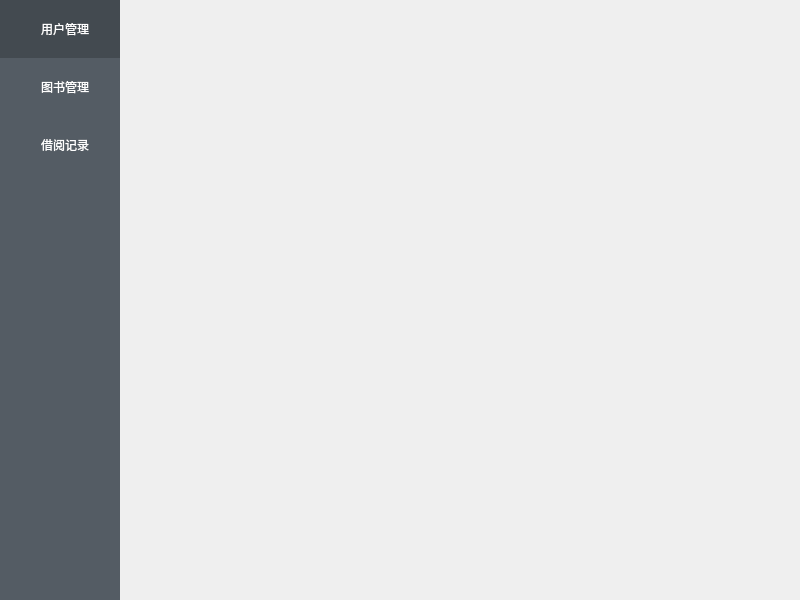
<?xml version="1.0" encoding="UTF-8"?>
<ui version="4.0">
 <class>Cell_Main</class>
 <widget class="QMainWindow" name="Cell_Main">
  <property name="geometry">
   <rect>
    <x>0</x>
    <y>0</y>
    <width>800</width>
    <height>600</height>
   </rect>
  </property>
  <property name="windowTitle">
   <string>QT图书管理系统</string>
  </property>
  <property name="styleSheet">
   <string notr="true">QPushButton[name = &quot;btn&quot;]{border-radius:4px;background: #409eff; color:white;font -size:14px;min-height: 28px; min-width: 76px;padding:4px}

QLabel[name=&quot;title&quot;]{font:30px '黑体';}
QLabel[name=&quot;lb&quot;]{font:14px '楷体';}
QLineEdit[name = &quot;le&quot;]{border-radius:4px;min-height:28px;min-width:280px; max-width :280px; border:1px solid black}
</string>
  </property>
  <widget class="QWidget" name="centralwidget">
   <property name="styleSheet">
    <string notr="true">QWidget#tool{background-color: rgb(84,92,100);}
QWidget#tool QToolButton{border:none; background-color: rgb(84,92,100); color: white;min-height:55px; font:14px ‘黑体’; padding-left:10px}
QWidget#tool QToolButton:checked{background:rgb(67,74,80);}
</string>
   </property>
   <layout class="QGridLayout" name="gridLayout">
    <property name="leftMargin">
     <number>0</number>
    </property>
    <property name="topMargin">
     <number>0</number>
    </property>
    <property name="rightMargin">
     <number>0</number>
    </property>
    <property name="bottomMargin">
     <number>0</number>
    </property>
    <property name="spacing">
     <number>0</number>
    </property>
    <item row="0" column="1">
     <widget class="QStackedWidget" name="stackedWidget"/>
    </item>
    <item row="0" column="0">
     <widget class="QWidget" name="tool" native="true">
      <property name="minimumSize">
       <size>
        <width>120</width>
        <height>0</height>
       </size>
      </property>
      <layout class="QVBoxLayout" name="verticalLayout">
       <property name="spacing">
        <number>0</number>
       </property>
       <property name="leftMargin">
        <number>0</number>
       </property>
       <property name="topMargin">
        <number>0</number>
       </property>
       <property name="rightMargin">
        <number>0</number>
       </property>
       <property name="bottomMargin">
        <number>0</number>
       </property>
       <item>
        <widget class="QToolButton" name="btn_user">
         <property name="sizePolicy">
          <sizepolicy hsizetype="Preferred" vsizetype="Fixed">
           <horstretch>0</horstretch>
           <verstretch>0</verstretch>
          </sizepolicy>
         </property>
         <property name="maximumSize">
          <size>
           <width>120</width>
           <height>16777215</height>
          </size>
         </property>
         <property name="text">
          <string>用户管理</string>
         </property>
         <property name="icon">
          <iconset resource="../res/res.qrc">
           <normaloff>:/ic_badge1.svg</normaloff>:/ic_badge1.svg</iconset>
         </property>
         <property name="checkable">
          <bool>true</bool>
         </property>
         <property name="checked">
          <bool>true</bool>
         </property>
         <property name="toolButtonStyle">
          <enum>Qt::ToolButtonTextBesideIcon</enum>
         </property>
         <attribute name="buttonGroup">
          <string notr="true">buttonGroup</string>
         </attribute>
        </widget>
       </item>
       <item>
        <widget class="QToolButton" name="btn_book">
         <property name="enabled">
          <bool>true</bool>
         </property>
         <property name="sizePolicy">
          <sizepolicy hsizetype="Preferred" vsizetype="Fixed">
           <horstretch>0</horstretch>
           <verstretch>0</verstretch>
          </sizepolicy>
         </property>
         <property name="maximumSize">
          <size>
           <width>120</width>
           <height>16777215</height>
          </size>
         </property>
         <property name="text">
          <string>图书管理</string>
         </property>
         <property name="icon">
          <iconset resource="../res/res.qrc">
           <normaloff>:/ic_badge1.svg</normaloff>:/ic_badge1.svg</iconset>
         </property>
         <property name="checkable">
          <bool>true</bool>
         </property>
         <property name="checked">
          <bool>false</bool>
         </property>
         <property name="toolButtonStyle">
          <enum>Qt::ToolButtonTextBesideIcon</enum>
         </property>
         <attribute name="buttonGroup">
          <string notr="true">buttonGroup</string>
         </attribute>
        </widget>
       </item>
       <item>
        <widget class="QToolButton" name="btn_record">
         <property name="sizePolicy">
          <sizepolicy hsizetype="Preferred" vsizetype="Fixed">
           <horstretch>0</horstretch>
           <verstretch>0</verstretch>
          </sizepolicy>
         </property>
         <property name="maximumSize">
          <size>
           <width>120</width>
           <height>16777215</height>
          </size>
         </property>
         <property name="text">
          <string>借阅记录</string>
         </property>
         <property name="icon">
          <iconset resource="../res/res.qrc">
           <normaloff>:/ic_badge1.svg</normaloff>:/ic_badge1.svg</iconset>
         </property>
         <property name="checkable">
          <bool>true</bool>
         </property>
         <property name="checked">
          <bool>false</bool>
         </property>
         <property name="toolButtonStyle">
          <enum>Qt::ToolButtonTextBesideIcon</enum>
         </property>
         <attribute name="buttonGroup">
          <string notr="true">buttonGroup</string>
         </attribute>
        </widget>
       </item>
       <item>
        <spacer name="verticalSpacer">
         <property name="orientation">
          <enum>Qt::Vertical</enum>
         </property>
         <property name="sizeHint" stdset="0">
          <size>
           <width>20</width>
           <height>40</height>
          </size>
         </property>
        </spacer>
       </item>
      </layout>
     </widget>
    </item>
   </layout>
  </widget>
 </widget>
 <resources>
  <include location="../res/res.qrc"/>
 </resources>
 <connections/>
 <buttongroups>
  <buttongroup name="buttonGroup"/>
 </buttongroups>
</ui>
